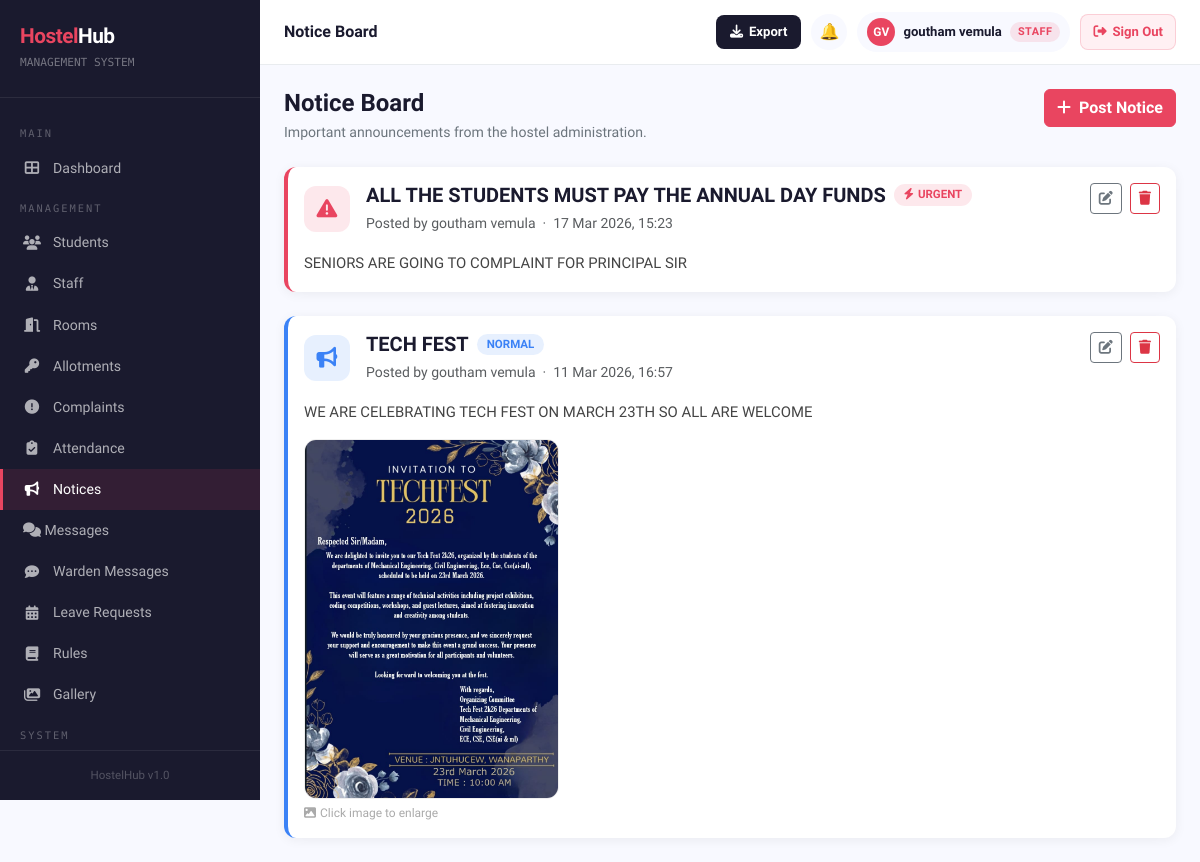
Screenshot of /notices/ (signed in) with the database file from the repository.
### hostelapp/models.py (models this page shows, shortened)
class Notice(models.Model):
    PRIORITY_CHOICES = [
        ('normal', 'Normal'),
        ('urgent', 'Urgent'),
    ]
    title      = models.CharField(max_length=200)
    content    = models.TextField()
    priority   = models.CharField(max_length=10, choices=PRIORITY_CHOICES, default='normal')
    photo      = models.ImageField(upload_to='notices/', blank=True, null=True)
    posted_by  = models.ForeignKey(User, on_delete=models.SET_NULL, null=True)
    created_at = models.DateTimeField(auto_now_add=True)
    is_active  = models.BooleanField(default=True)
    class Meta:
        ordering = ['-created_at']

### hostelapp/views.py (the view, shortened to what this page needs)
# urls.py: path('notices/', views.notice_list, name='notice_list'),
@login_required
def notice_list(request):
    notices = Notice.objects.filter(is_active=True)
    unread_ids = []
    return render(request, 'hostelapp/notice_list.html', {
        'notices': notices,
        'unread_ids': unread_ids,
        'is_admin': is_admin(request.user),
    })

### hostelapp/templates/hostelapp/notice_list.html (shortened to what this page needs)
{% extends 'hostelapp/base.html' %}
{% block page_title %}Notice Board
{% endblock %}
{% block content %}
<div class="page-header d-flex justify-content-between align-items-start">
    <div>
        <h2>Notice Board</h2>
        <p>Important announcements from the hostel administration.</p>
    </div>
    <div class="d-flex gap-2">
        {% if is_admin %}
        <a href="{% url 'notice_add' %}" class="btn btn-primary">
            <i class="fas fa-plus me-2"></i>Post Notice
        </a>
        {% endif %}
    </div>
</div>
{% if notices %}
<div class="row g-4">
    {% for notice in notices %}
    <div class="col-12">
        <div class="card" style="border-left:4px solid {% if notice.priority == 'urgent' %}#e94560{% else %}#3b82f6{% endif %};{% if not is_admin and notice.id in unread_ids %}background:#fffdf5;{% endif %}">
            <div class="card-body">
                <div class="d-flex justify-content-between align-items-start flex-wrap gap-2 mb-3">
                    <div class="d-flex align-items-center gap-3">
                        <div style="width:46px;height:46px;border-radius:12px;display:flex;align-items:center;justify-content:center;font-size:1.3rem;flex-shrink:0;{% if notice.priority == 'urgent' %}background:rgba(233,69,96,0.12);color:#e94560;{% else %}background:rgba(59,130,246,0.12);color:#3b82f6;{% endif %}">
                            {% if notice.priority == 'urgent' %}
                            <i class="fas fa-exclamation-triangle"></i>
                            {% else %}
                            <i class="fas fa-bullhorn"></i>
                            {% endif %}
                        </div>
                        <div>
                            <div class="d-flex align-items-center gap-2 flex-wrap mb-1">
                                <h5 style="margin:0;font-weight:700;color:#1a1a2e;">{{ notice.title }}</h5>
                                {% if notice.priority == 'urgent' %}
                                <span style="background:rgba(233,69,96,0.12);color:#e94560;padding:2px 10px;border-radius:20px;font-size:0.72rem;font-weight:700;">
                                    <i class="fas fa-bolt me-1"></i>URGENT
                                </span>
                                {% else %}
                                <span style="background:rgba(59,130,246,0.12);color:#3b82f6;padding:2px 10px;border-radius:20px;font-size:0.72rem;font-weight:700;">
                                    NORMAL
                                </span>
                                {% endif %}
                            </div>
                            <small class="text-muted">
                                Posted by {{ notice.posted_by.get_full_name|default:notice.posted_by.username }}
                                &nbsp;·&nbsp; {{ notice.created_at|date:"d M Y, H:i" }}
                            </small>
                        </div>
                    </div>
                    <div class="d-flex gap-2 align-items-center">
                        {% if is_admin %}
                        <a href="{% url 'notice_edit' notice.pk %}" class="btn btn-sm btn-outline-secondary">
                            <i class="fas fa-edit"></i>
                        </a>
                        <form method="post" action="{% url 'notice_delete' notice.pk %}" style="display:inline;"
                              onsubmit="return confirm('Remove this notice?')">
                            <button type="submit" class="btn btn-sm btn-outline-danger">
                                <i class="fas fa-trash"></i>
                            </button>
                        </form>
                        {% endif %}
                    </div>
                </div>
                <p style="color:#444;line-height:1.7;font-size:0.93rem;margin-bottom:{% if notice.photo %}14px{% else %}0{% endif %};">
                    {{ notice.content }}
                </p>
                {% if notice.photo %}
                <div style="margin-top:4px;">
                    <img src="{{ notice.photo.url }}" alt="Notice photo"
                        style="max-width:100%;max-height:360px;width:auto;border-radius:12px;object-fit:cover;border:1px solid #eee;cursor:pointer;"
                        onclick="openLightbox(this.src)">
                    <div style="font-size:0.75rem;color:#aaa;margin-top:5px;">
                        <i class="fas fa-image me-1"></i>Click image to enlarge
                    </div>
                </div>
                {% endif %}
            </div>
        </div>
    </div>
    {% endfor %}
</div>
{% endif %}
{% endblock %}

### hostelapp/templates/hostelapp/base.html (shortened to what this page needs)
<!DOCTYPE html>
<html lang="en">
<head>
    <link href="https://cdn.jsdelivr.net/npm/bootstrap@5.3.0/dist/css/bootstrap.min.css" rel="stylesheet">
    <link href="https://cdnjs.cloudflare.com/ajax/libs/font-awesome/6.4.0/css/all.min.css" rel="stylesheet">
</head>
<body>
{% if user.is_authenticated %}
<div class="sidebar" id="sidebar">
    <div class="sidebar-brand">
        <h4><span>Hostel</span>Hub</h4>
        <small>MANAGEMENT SYSTEM</small>
    </div>
    <nav class="sidebar-nav">
        <div class="nav-section-label">Main</div>
        <a href="{% url 'dashboard' %}" class="{% if request.resolver_match.url_name == 'dashboard' %}active{% endif %}">
            <i class="fas fa-th-large"></i> Dashboard
        </a>
        {% if user.is_staff or user.is_superuser or perms.hostelapp.change_room or perms.hostelapp.add_roomallotment or perms.hostelapp.change_complaint or perms.hostelapp.view_studentprofile %}
        {% if user.is_superuser %}
        <div class="nav-section-label">Management</div>
        <a href="{% url 'student_list' %}" class="{% if 'student' in request.resolver_match.url_name %}active{% endif %}">
            <i class="fas fa-users"></i> Students
        </a>
        <a href="{% url 'staff_list' %}" class="{% if 'staff' in request.resolver_match.url_name %}active{% endif %}">
            <i class="fas fa-user-tie"></i> Staff
        </a>
        <a href="{% url 'room_list' %}" class="{% if 'room' in request.resolver_match.url_name %}active{% endif %}">
            <i class="fas fa-door-open"></i> Rooms
        </a>
        <a href="{% url 'allotment_list' %}" class="{% if 'allotment' in request.resolver_match.url_name %}active{% endif %}">
            <i class="fas fa-key"></i> Allotments
        </a>
        <a href="{% url 'complaint_list' %}" class="{% if 'complaint' in request.resolver_match.url_name %}active{% endif %}">
            <i class="fas fa-exclamation-circle"></i> Complaints
        </a>
        <a href="{% url 'attendance_list' %}" {% if request.resolver_match.url_name == 'attendance_list' or request.resolver_match.url_name == 'attendance_report' %}class="active"{% endif %}>
            <i class="fas fa-clipboard-check"></i> Attendance
        </a>
        <a href="{% url 'notice_list' %}" class="{% if 'notice' in request.resolver_match.url_name %}active{% endif %}">
            <i class="fas fa-bullhorn"></i> Notices
        </a>
        <a href="{% url 'inbox' %}" class="{% if request.resolver_match.url_name == 'inbox' or request.resolver_match.url_name == 'chat' %}active{% endif %}" style="justify-content:space-between;">
            <span><i class="fas fa-comments"></i> Messages</span>
        </a>
        <a href="{% url 'warden_inbox' %}" class="{% if request.resolver_match.url_name == 'warden_inbox' or request.resolver_match.url_name == 'warden_chat' %}active{% endif %}">
            <i class="fas fa-comment-dots"></i> Warden Messages
        </a>
        <a href="{% url 'leave_list' %}" class="{% if 'leave' in request.resolver_match.url_name %}active{% endif %}">
            <i class="fas fa-calendar-alt"></i> Leave Requests
        </a>
        <a href="{% url 'rules_list' %}" class="{% if 'rule' in request.resolver_match.url_name %}active{% endif %}">
            <i class="fas fa-book"></i> Rules
        </a>
        <a href="{% url 'gallery' %}" class="{% if 'gallery' in request.resolver_match.url_name %}active{% endif %}">
            <i class="fas fa-images"></i> Gallery
        </a>
        <div class="nav-section-label">System</div>
        {% endif %}
        {% endif %}
    </nav>
    <div class="sidebar-footer">
        <div style="font-size:0.72rem;color:rgba(255,255,255,0.25);text-align:center;">HostelHub v1.0</div>
    </div>
</div>
<div class="main-content">
    <div class="topbar">
        <div class="topbar-left">
            <h5>{% block page_title %}Dashboard{% endblock %}</h5>
        </div>
        <div class="topbar-right">
            {% if user.is_authenticated and user.is_staff or user.is_authenticated and user.is_superuser %}
            <button class="export-topbar-btn" onclick="document.getElementById('exportModal').style.display='flex'" title="Export Data">
                <i class="fas fa-download"></i>
                <span class="btn-label">Export</span>
            </button>
            {% endif %}
            <div style="position:relative;">
                <a href="{% url 'notifications_list' %}" class="topbar-icon-btn" title="Notifications">🔔</a>
            </div>
            {% if user.is_authenticated and not user.is_staff and not user.is_superuser %}
            <a href="{% url 'profile' %}" style="text-decoration:none;">
            {% else %}
            <a href="{% url 'admin_profile' %}" style="text-decoration:none;">
            {% endif %}
                <div class="user-badge">
                    {% if user.is_authenticated and not user.is_staff and not user.is_superuser %}
                        {% with profile=user.student_profile %}
                        {% if profile.profile_photo %}
                        <img src="{{ profile.profile_photo.url }}" style="width:28px;height:28px;border-radius:50%;object-fit:cover;border:2px solid #e94560;">
                        {% else %}
                        <div class="avatar">{{ user.first_name|first|upper }}{{ user.last_name|first|upper }}</div>
                        {% endif %}
                        {% endwith %}
                    {% else %}
                    <div class="avatar">{{ user.first_name|first|upper }}{{ user.last_name|first|upper }}</div>
                    {% endif %}
                    <span class="user-name">{{ user.get_full_name|default:user.username }}</span>
                    {% if user.is_staff or user.is_superuser %}
                    <span class="badge-admin hide-mobile">Staff</span>
                    {% endif %}
                </div>
            </a>
            <form method="post" action="{% url 'logout' %}" style="margin:0;">
                <button type="submit"
                   style="display:flex;align-items:center;gap:6px;background:#fff0f3;color:#e94560;
                          padding:7px 12px;border-radius:8px;font-size:0.82rem;cursor:pointer;
                          font-weight:700;border:1.5px solid rgba(233,69,96,0.2);transition:all 0.2s;
                          flex-shrink:0;font-family:'Sora',sans-serif;"
                   onmouseover="this.style.background='#e94560';this.style.color='#fff'"
                   onmouseout="this.style.background='#fff0f3';this.style.color='#e94560'">
                    <i class="fas fa-sign-out-alt"></i>
                    <span class="signout-text">Sign Out</span>
                </button>
            </form>
        </div>
    </div>
    <div class="content-area">
        {% block content %}{% endblock %}
    </div>
</div>
{% else %}
{% block public_content %}{% endblock %}
{% endif %}
</body>
</html>

### rows the page displays
Notice: priority "urgent" (drawn), title "ALL THE STUDENTS MUST PAY THE ANNUAL DAY FUNDS", posted_by.get_full_name "goutham vemula", created_at "17 Mar 2026, 15:23", content "SENIORS ARE GOING TO COMPLAINT FOR PRINCIPAL SIR"
Notice: priority "normal" (drawn), title "TECH FEST", posted_by.get_full_name "goutham vemula", created_at "11 Mar 2026, 16:57", content "WE ARE CELEBRATING TECH FEST ON MARCH 23TH SO ALL ARE WELCOME", photo (picture)

### other values shown
{{ user.first_name|first|upper }} "G"
{{ user.last_name|first|upper }} "V"
{{ user.get_full_name|default:user.username }} "goutham vemula"
